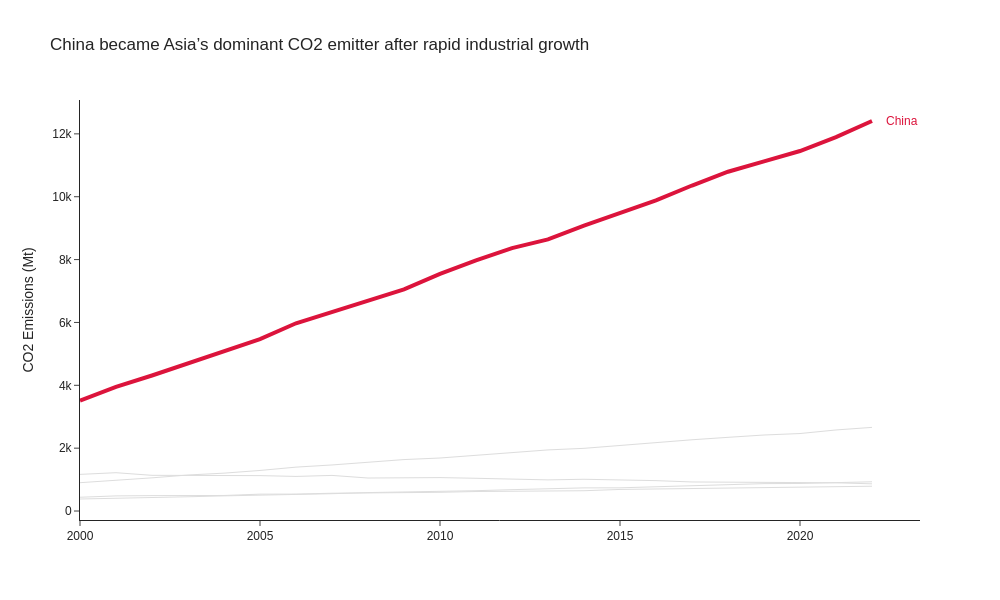

Notebook cell for this chart:
### Markdown cell above
---
## Task 1 — Multi-Series Line Chart with Highlight

**What to build:** A line chart showing CO2 emissions over time for **all Asian countries** in the dataset, with one country highlighted.

**Requirements:**
- All countries shown (for context), but only **one highlighted in colour** — your choice which
- All other lines in grey (#DDDDDD), thinner
- Highlighted country **labelled directly** at the end of its line (not in a legend)
- Insight title that names the highlighted country and its story

> 💡 `df[df['Region'] == 'Asia']` to filter; use `go.Figure()` with a loop for per-country control

### Code cell
# Task 1 — Multi-series line with highlight
# YOUR CODE HERE
# Task 1 — Multi-Series Line Chart with Highlight

asia_df = df[df['Region'] == 'Asia']

highlight_country = 'China'

fig = go.Figure()

for country in asia_df['Country'].unique():
    
    country_df = asia_df[asia_df['Country'] == country]
    
    if country == highlight_country:
        
        fig.add_trace(
            go.Scatter(
                x=country_df['Year'],
                y=country_df['CO2_Mt'],
                mode='lines',
                line=dict(color='crimson', width=4),
                name=country
            )
        )
        
    else:
        
        fig.add_trace(
            go.Scatter(
                x=country_df['Year'],
                y=country_df['CO2_Mt'],
                mode='lines',
                line=dict(color='#DDDDDD', width=1),
                hoverinfo='skip',
                showlegend=False
            )
        )

# Direct label
latest = asia_df[
    (asia_df['Country'] == highlight_country) &
    (asia_df['Year'] == asia_df['Year'].max())
]

fig.add_annotation(
    x=latest['Year'].values[0],
    y=latest['CO2_Mt'].values[0],
    text='China',
    showarrow=False,
    xshift=30,
    font=dict(size=12, color='crimson')
)

# Layout
fig.update_layout(
    title='China became Asia’s dominant CO2 emitter after rapid industrial growth',
    template='simple_white',
    font=dict(family='Arial', size=12),
    width=1000,
    height=600,
    showlegend=False
)

# Remove clutter
fig.update_xaxes(showgrid=False, title='')
fig.update_yaxes(gridcolor='#EEEEEE', title='CO2 Emissions (Mt)')

fig.show()

### Figure 1 — Plotly figure (JSON) as saved in the notebook; plotly's stock layout.template omitted (floating-point values rounded to 4 significant figures)
{"data": [{"line": {"color": "crimson", "width": 4}, "mode": "lines", "name": "China", "type": "scatter", "x": [2000, 2001, 2002, 2003, 2004, 2005, 2006, 2007, 2008, 2009, 2010, 2011, 2012, 2013, 2014, 2015, 2016, 2017, 2018, 2019, 2020, 2021, 2022], "y": [3514.0, 3952.0, 4312.0, 4692.0, 5079.0, 5468.0, 5974.0, 6323.0, 6673.0, 7053.0, 7543.0, 7972.0, 8365.0, 8641.0, 9078.0, 9466.0, 9887.0, 10360.0, 10790.0, 11130.0, 11450.0, 11900.0, 12410.0]}, {"hoverinfo": "skip", "line": {"color": "#DDDDDD", "width": 1}, "mode": "lines", "showlegend": false, "type": "scatter", "x": [2000, 2001, 2002, 2003, 2004, 2005, 2006, 2007, 2008, 2009, 2010, 2011, 2012, 2013, 2014, 2015, 2016, 2017, 2018, 2019, 2020, 2021, 2022], "y": [901.6, 974.6, 1056.0, 1146.0, 1205.0, 1291.0, 1396.0, 1466.0, 1542.0, 1637.0, 1687.0, 1774.0, 1865.0, 1945.0, 1994.0, 2092.0, 2177.0, 2267.0, 2345.0, 2419.0, 2466.0, 2580.0, 2661.0]}, {"hoverinfo": "skip", "line": {"color": "#DDDDDD", "width": 1}, "mode": "lines", "showlegend": false, "type": "scatter", "x": [2000, 2001, 2002, 2003, 2004, 2005, 2006, 2007, 2008, 2009, 2010, 2011, 2012, 2013, 2014, 2015, 2016, 2017, 2018, 2019, 2020, 2021, 2022], "y": [1166.0, 1220.0, 1136.0, 1131.0, 1151.0, 1127.0, 1101.0, 1133.0, 1050.0, 1061.0, 1064.0, 1042.0, 1005.0, 990.9, 1010.0, 996.6, 967.4, 925.1, 916.6, 914.5, 902.8, 898.1, 865.1]}, {"hoverinfo": "skip", "line": {"color": "#DDDDDD", "width": 1}, "mode": "lines", "showlegend": false, "type": "scatter", "x": [2000, 2001, 2002, 2003, 2004, 2005, 2006, 2007, 2008, 2009, 2010, 2011, 2012, 2013, 2014, 2015, 2016, 2017, 2018, 2019, 2020, 2021, 2022], "y": [438.1, 481.5, 490.6, 490.8, 494.6, 537.2, 539.0, 566.1, 570.0, 585.4, 595.9, 620.6, 631.1, 649.6, 646.2, 686.5, 704.0, 706.0, 738.5, 750.8, 755.8, 777.3, 789.5]}, {"hoverinfo": "skip", "line": {"color": "#DDDDDD", "width": 1}, "mode": "lines", "showlegend": false, "type": "scatter", "x": [2000, 2001, 2002, 2003, 2004, 2005, 2006, 2007, 2008, 2009, 2010, 2011, 2012, 2013, 2014, 2015, 2016, 2017, 2018, 2019, 2020, 2021, 2022], "y": [382.8, 400.4, 430.7, 453.8, 482.6, 501.9, 533.0, 551.8, 586.6, 602.5, 614.5, 647.3, 680.1, 717.7, 736.3, 738.2, 768.8, 813.7, 834.8, 872.3, 876.5, 898.5, 930.5]}], "layout": {"annotations": [{"font": {"color": "crimson", "size": 12}, "showarrow": false, "text": "China", "x": 2022, "xshift": 30, "y": 12410.0}], "font": {"family": "Arial", "size": 12}, "height": 600, "showlegend": false, "title": {"text": "China became Asia’s dominant CO2 emitter after rapid industrial growth"}, "width": 1000, "xaxis": {"showgrid": false, "title": {"text": ""}}, "yaxis": {"gridcolor": "#EEEEEE", "title": {"text": "CO2 Emissions (Mt)"}}}}
